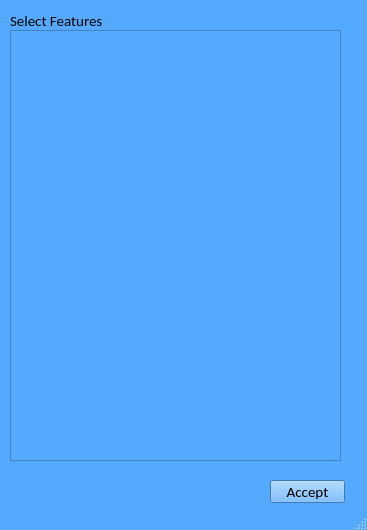
<?xml version="1.0" encoding="UTF-8"?>
<ui version="4.0">
 <class>MainWindow</class>
 <widget class="QMainWindow" name="MainWindow">
  <property name="geometry">
   <rect>
    <x>0</x>
    <y>0</y>
    <width>367</width>
    <height>530</height>
   </rect>
  </property>
  <property name="palette">
   <palette>
    <active>
     <colorrole role="WindowText">
      <brush brushstyle="SolidPattern">
       <color alpha="255">
        <red>0</red>
        <green>0</green>
        <blue>0</blue>
       </color>
      </brush>
     </colorrole>
     <colorrole role="Button">
      <brush brushstyle="SolidPattern">
       <color alpha="255">
        <red>85</red>
        <green>170</green>
        <blue>255</blue>
       </color>
      </brush>
     </colorrole>
     <colorrole role="Light">
      <brush brushstyle="SolidPattern">
       <color alpha="255">
        <red>213</red>
        <green>234</green>
        <blue>255</blue>
       </color>
      </brush>
     </colorrole>
     <colorrole role="Midlight">
      <brush brushstyle="SolidPattern">
       <color alpha="255">
        <red>149</red>
        <green>202</green>
        <blue>255</blue>
       </color>
      </brush>
     </colorrole>
     <colorrole role="Dark">
      <brush brushstyle="SolidPattern">
       <color alpha="255">
        <red>42</red>
        <green>85</green>
        <blue>127</blue>
       </color>
      </brush>
     </colorrole>
     <colorrole role="Mid">
      <brush brushstyle="SolidPattern">
       <color alpha="255">
        <red>56</red>
        <green>113</green>
        <blue>170</blue>
       </color>
      </brush>
     </colorrole>
     <colorrole role="Text">
      <brush brushstyle="SolidPattern">
       <color alpha="255">
        <red>0</red>
        <green>0</green>
        <blue>0</blue>
       </color>
      </brush>
     </colorrole>
     <colorrole role="BrightText">
      <brush brushstyle="SolidPattern">
       <color alpha="255">
        <red>255</red>
        <green>255</green>
        <blue>255</blue>
       </color>
      </brush>
     </colorrole>
     <colorrole role="ButtonText">
      <brush brushstyle="SolidPattern">
       <color alpha="255">
        <red>0</red>
        <green>0</green>
        <blue>0</blue>
       </color>
      </brush>
     </colorrole>
     <colorrole role="Base">
      <brush brushstyle="SolidPattern">
       <color alpha="255">
        <red>255</red>
        <green>255</green>
        <blue>255</blue>
       </color>
      </brush>
     </colorrole>
     <colorrole role="Window">
      <brush brushstyle="SolidPattern">
       <color alpha="255">
        <red>85</red>
        <green>170</green>
        <blue>255</blue>
       </color>
      </brush>
     </colorrole>
     <colorrole role="Shadow">
      <brush brushstyle="SolidPattern">
       <color alpha="255">
        <red>0</red>
        <green>0</green>
        <blue>0</blue>
       </color>
      </brush>
     </colorrole>
     <colorrole role="AlternateBase">
      <brush brushstyle="SolidPattern">
       <color alpha="255">
        <red>170</red>
        <green>212</green>
        <blue>255</blue>
       </color>
      </brush>
     </colorrole>
     <colorrole role="ToolTipBase">
      <brush brushstyle="SolidPattern">
       <color alpha="255">
        <red>255</red>
        <green>255</green>
        <blue>220</blue>
       </color>
      </brush>
     </colorrole>
     <colorrole role="ToolTipText">
      <brush brushstyle="SolidPattern">
       <color alpha="255">
        <red>0</red>
        <green>0</green>
        <blue>0</blue>
       </color>
      </brush>
     </colorrole>
    </active>
    <inactive>
     <colorrole role="WindowText">
      <brush brushstyle="SolidPattern">
       <color alpha="255">
        <red>0</red>
        <green>0</green>
        <blue>0</blue>
       </color>
      </brush>
     </colorrole>
     <colorrole role="Button">
      <brush brushstyle="SolidPattern">
       <color alpha="255">
        <red>85</red>
        <green>170</green>
        <blue>255</blue>
       </color>
      </brush>
     </colorrole>
     <colorrole role="Light">
      <brush brushstyle="SolidPattern">
       <color alpha="255">
        <red>213</red>
        <green>234</green>
        <blue>255</blue>
       </color>
      </brush>
     </colorrole>
     <colorrole role="Midlight">
      <brush brushstyle="SolidPattern">
       <color alpha="255">
        <red>149</red>
        <green>202</green>
        <blue>255</blue>
       </color>
      </brush>
     </colorrole>
     <colorrole role="Dark">
      <brush brushstyle="SolidPattern">
       <color alpha="255">
        <red>42</red>
        <green>85</green>
        <blue>127</blue>
       </color>
      </brush>
     </colorrole>
     <colorrole role="Mid">
      <brush brushstyle="SolidPattern">
       <color alpha="255">
        <red>56</red>
        <green>113</green>
        <blue>170</blue>
       </color>
      </brush>
     </colorrole>
     <colorrole role="Text">
      <brush brushstyle="SolidPattern">
       <color alpha="255">
        <red>0</red>
        <green>0</green>
        <blue>0</blue>
       </color>
      </brush>
     </colorrole>
     <colorrole role="BrightText">
      <brush brushstyle="SolidPattern">
       <color alpha="255">
        <red>255</red>
        <green>255</green>
        <blue>255</blue>
       </color>
      </brush>
     </colorrole>
     <colorrole role="ButtonText">
      <brush brushstyle="SolidPattern">
       <color alpha="255">
        <red>0</red>
        <green>0</green>
        <blue>0</blue>
       </color>
      </brush>
     </colorrole>
     <colorrole role="Base">
      <brush brushstyle="SolidPattern">
       <color alpha="255">
        <red>255</red>
        <green>255</green>
        <blue>255</blue>
       </color>
      </brush>
     </colorrole>
     <colorrole role="Window">
      <brush brushstyle="SolidPattern">
       <color alpha="255">
        <red>85</red>
        <green>170</green>
        <blue>255</blue>
       </color>
      </brush>
     </colorrole>
     <colorrole role="Shadow">
      <brush brushstyle="SolidPattern">
       <color alpha="255">
        <red>0</red>
        <green>0</green>
        <blue>0</blue>
       </color>
      </brush>
     </colorrole>
     <colorrole role="AlternateBase">
      <brush brushstyle="SolidPattern">
       <color alpha="255">
        <red>170</red>
        <green>212</green>
        <blue>255</blue>
       </color>
      </brush>
     </colorrole>
     <colorrole role="ToolTipBase">
      <brush brushstyle="SolidPattern">
       <color alpha="255">
        <red>255</red>
        <green>255</green>
        <blue>220</blue>
       </color>
      </brush>
     </colorrole>
     <colorrole role="ToolTipText">
      <brush brushstyle="SolidPattern">
       <color alpha="255">
        <red>0</red>
        <green>0</green>
        <blue>0</blue>
       </color>
      </brush>
     </colorrole>
    </inactive>
    <disabled>
     <colorrole role="WindowText">
      <brush brushstyle="SolidPattern">
       <color alpha="255">
        <red>42</red>
        <green>85</green>
        <blue>127</blue>
       </color>
      </brush>
     </colorrole>
     <colorrole role="Button">
      <brush brushstyle="SolidPattern">
       <color alpha="255">
        <red>85</red>
        <green>170</green>
        <blue>255</blue>
       </color>
      </brush>
     </colorrole>
     <colorrole role="Light">
      <brush brushstyle="SolidPattern">
       <color alpha="255">
        <red>213</red>
        <green>234</green>
        <blue>255</blue>
       </color>
      </brush>
     </colorrole>
     <colorrole role="Midlight">
      <brush brushstyle="SolidPattern">
       <color alpha="255">
        <red>149</red>
        <green>202</green>
        <blue>255</blue>
       </color>
      </brush>
     </colorrole>
     <colorrole role="Dark">
      <brush brushstyle="SolidPattern">
       <color alpha="255">
        <red>42</red>
        <green>85</green>
        <blue>127</blue>
       </color>
      </brush>
     </colorrole>
     <colorrole role="Mid">
      <brush brushstyle="SolidPattern">
       <color alpha="255">
        <red>56</red>
        <green>113</green>
        <blue>170</blue>
       </color>
      </brush>
     </colorrole>
     <colorrole role="Text">
      <brush brushstyle="SolidPattern">
       <color alpha="255">
        <red>42</red>
        <green>85</green>
        <blue>127</blue>
       </color>
      </brush>
     </colorrole>
     <colorrole role="BrightText">
      <brush brushstyle="SolidPattern">
       <color alpha="255">
        <red>255</red>
        <green>255</green>
        <blue>255</blue>
       </color>
      </brush>
     </colorrole>
     <colorrole role="ButtonText">
      <brush brushstyle="SolidPattern">
       <color alpha="255">
        <red>42</red>
        <green>85</green>
        <blue>127</blue>
       </color>
      </brush>
     </colorrole>
     <colorrole role="Base">
      <brush brushstyle="SolidPattern">
       <color alpha="255">
        <red>85</red>
        <green>170</green>
        <blue>255</blue>
       </color>
      </brush>
     </colorrole>
     <colorrole role="Window">
      <brush brushstyle="SolidPattern">
       <color alpha="255">
        <red>85</red>
        <green>170</green>
        <blue>255</blue>
       </color>
      </brush>
     </colorrole>
     <colorrole role="Shadow">
      <brush brushstyle="SolidPattern">
       <color alpha="255">
        <red>0</red>
        <green>0</green>
        <blue>0</blue>
       </color>
      </brush>
     </colorrole>
     <colorrole role="AlternateBase">
      <brush brushstyle="SolidPattern">
       <color alpha="255">
        <red>85</red>
        <green>170</green>
        <blue>255</blue>
       </color>
      </brush>
     </colorrole>
     <colorrole role="ToolTipBase">
      <brush brushstyle="SolidPattern">
       <color alpha="255">
        <red>255</red>
        <green>255</green>
        <blue>220</blue>
       </color>
      </brush>
     </colorrole>
     <colorrole role="ToolTipText">
      <brush brushstyle="SolidPattern">
       <color alpha="255">
        <red>0</red>
        <green>0</green>
        <blue>0</blue>
       </color>
      </brush>
     </colorrole>
    </disabled>
   </palette>
  </property>
  <property name="font">
   <font>
    <family>Calibri</family>
    <pointsize>11</pointsize>
   </font>
  </property>
  <property name="windowTitle">
   <string>MainWindow</string>
  </property>
  <widget class="QWidget" name="centralwidget">
   <widget class="QGroupBox" name="features">
    <property name="geometry">
     <rect>
      <x>10</x>
      <y>10</y>
      <width>331</width>
      <height>451</height>
     </rect>
    </property>
    <property name="palette">
     <palette>
      <active>
       <colorrole role="WindowText">
        <brush brushstyle="SolidPattern">
         <color alpha="255">
          <red>0</red>
          <green>0</green>
          <blue>0</blue>
         </color>
        </brush>
       </colorrole>
       <colorrole role="Button">
        <brush brushstyle="SolidPattern">
         <color alpha="255">
          <red>85</red>
          <green>170</green>
          <blue>255</blue>
         </color>
        </brush>
       </colorrole>
       <colorrole role="Light">
        <brush brushstyle="SolidPattern">
         <color alpha="255">
          <red>213</red>
          <green>234</green>
          <blue>255</blue>
         </color>
        </brush>
       </colorrole>
       <colorrole role="Midlight">
        <brush brushstyle="SolidPattern">
         <color alpha="255">
          <red>149</red>
          <green>202</green>
          <blue>255</blue>
         </color>
        </brush>
       </colorrole>
       <colorrole role="Dark">
        <brush brushstyle="SolidPattern">
         <color alpha="255">
          <red>42</red>
          <green>85</green>
          <blue>127</blue>
         </color>
        </brush>
       </colorrole>
       <colorrole role="Mid">
        <brush brushstyle="SolidPattern">
         <color alpha="255">
          <red>56</red>
          <green>113</green>
          <blue>170</blue>
         </color>
        </brush>
       </colorrole>
       <colorrole role="Text">
        <brush brushstyle="SolidPattern">
         <color alpha="255">
          <red>0</red>
          <green>0</green>
          <blue>0</blue>
         </color>
        </brush>
       </colorrole>
       <colorrole role="BrightText">
        <brush brushstyle="SolidPattern">
         <color alpha="255">
          <red>255</red>
          <green>255</green>
          <blue>255</blue>
         </color>
        </brush>
       </colorrole>
       <colorrole role="ButtonText">
        <brush brushstyle="SolidPattern">
         <color alpha="255">
          <red>0</red>
          <green>0</green>
          <blue>0</blue>
         </color>
        </brush>
       </colorrole>
       <colorrole role="Base">
        <brush brushstyle="SolidPattern">
         <color alpha="255">
          <red>255</red>
          <green>255</green>
          <blue>255</blue>
         </color>
        </brush>
       </colorrole>
       <colorrole role="Window">
        <brush brushstyle="SolidPattern">
         <color alpha="255">
          <red>85</red>
          <green>170</green>
          <blue>255</blue>
         </color>
        </brush>
       </colorrole>
       <colorrole role="Shadow">
        <brush brushstyle="SolidPattern">
         <color alpha="255">
          <red>0</red>
          <green>0</green>
          <blue>0</blue>
         </color>
        </brush>
       </colorrole>
       <colorrole role="AlternateBase">
        <brush brushstyle="SolidPattern">
         <color alpha="255">
          <red>170</red>
          <green>212</green>
          <blue>255</blue>
         </color>
        </brush>
       </colorrole>
       <colorrole role="ToolTipBase">
        <brush brushstyle="SolidPattern">
         <color alpha="255">
          <red>255</red>
          <green>255</green>
          <blue>220</blue>
         </color>
        </brush>
       </colorrole>
       <colorrole role="ToolTipText">
        <brush brushstyle="SolidPattern">
         <color alpha="255">
          <red>0</red>
          <green>0</green>
          <blue>0</blue>
         </color>
        </brush>
       </colorrole>
      </active>
      <inactive>
       <colorrole role="WindowText">
        <brush brushstyle="SolidPattern">
         <color alpha="255">
          <red>0</red>
          <green>0</green>
          <blue>0</blue>
         </color>
        </brush>
       </colorrole>
       <colorrole role="Button">
        <brush brushstyle="SolidPattern">
         <color alpha="255">
          <red>85</red>
          <green>170</green>
          <blue>255</blue>
         </color>
        </brush>
       </colorrole>
       <colorrole role="Light">
        <brush brushstyle="SolidPattern">
         <color alpha="255">
          <red>213</red>
          <green>234</green>
          <blue>255</blue>
         </color>
        </brush>
       </colorrole>
       <colorrole role="Midlight">
        <brush brushstyle="SolidPattern">
         <color alpha="255">
          <red>149</red>
          <green>202</green>
          <blue>255</blue>
         </color>
        </brush>
       </colorrole>
       <colorrole role="Dark">
        <brush brushstyle="SolidPattern">
         <color alpha="255">
          <red>42</red>
          <green>85</green>
          <blue>127</blue>
         </color>
        </brush>
       </colorrole>
       <colorrole role="Mid">
        <brush brushstyle="SolidPattern">
         <color alpha="255">
          <red>56</red>
          <green>113</green>
          <blue>170</blue>
         </color>
        </brush>
       </colorrole>
       <colorrole role="Text">
        <brush brushstyle="SolidPattern">
         <color alpha="255">
          <red>0</red>
          <green>0</green>
          <blue>0</blue>
         </color>
        </brush>
       </colorrole>
       <colorrole role="BrightText">
        <brush brushstyle="SolidPattern">
         <color alpha="255">
          <red>255</red>
          <green>255</green>
          <blue>255</blue>
         </color>
        </brush>
       </colorrole>
       <colorrole role="ButtonText">
        <brush brushstyle="SolidPattern">
         <color alpha="255">
          <red>0</red>
          <green>0</green>
          <blue>0</blue>
         </color>
        </brush>
       </colorrole>
       <colorrole role="Base">
        <brush brushstyle="SolidPattern">
         <color alpha="255">
          <red>255</red>
          <green>255</green>
          <blue>255</blue>
         </color>
        </brush>
       </colorrole>
       <colorrole role="Window">
        <brush brushstyle="SolidPattern">
         <color alpha="255">
          <red>85</red>
          <green>170</green>
          <blue>255</blue>
         </color>
        </brush>
       </colorrole>
       <colorrole role="Shadow">
        <brush brushstyle="SolidPattern">
         <color alpha="255">
          <red>0</red>
          <green>0</green>
          <blue>0</blue>
         </color>
        </brush>
       </colorrole>
       <colorrole role="AlternateBase">
        <brush brushstyle="SolidPattern">
         <color alpha="255">
          <red>170</red>
          <green>212</green>
          <blue>255</blue>
         </color>
        </brush>
       </colorrole>
       <colorrole role="ToolTipBase">
        <brush brushstyle="SolidPattern">
         <color alpha="255">
          <red>255</red>
          <green>255</green>
          <blue>220</blue>
         </color>
        </brush>
       </colorrole>
       <colorrole role="ToolTipText">
        <brush brushstyle="SolidPattern">
         <color alpha="255">
          <red>0</red>
          <green>0</green>
          <blue>0</blue>
         </color>
        </brush>
       </colorrole>
      </inactive>
      <disabled>
       <colorrole role="WindowText">
        <brush brushstyle="SolidPattern">
         <color alpha="255">
          <red>42</red>
          <green>85</green>
          <blue>127</blue>
         </color>
        </brush>
       </colorrole>
       <colorrole role="Button">
        <brush brushstyle="SolidPattern">
         <color alpha="255">
          <red>85</red>
          <green>170</green>
          <blue>255</blue>
         </color>
        </brush>
       </colorrole>
       <colorrole role="Light">
        <brush brushstyle="SolidPattern">
         <color alpha="255">
          <red>213</red>
          <green>234</green>
          <blue>255</blue>
         </color>
        </brush>
       </colorrole>
       <colorrole role="Midlight">
        <brush brushstyle="SolidPattern">
         <color alpha="255">
          <red>149</red>
          <green>202</green>
          <blue>255</blue>
         </color>
        </brush>
       </colorrole>
       <colorrole role="Dark">
        <brush brushstyle="SolidPattern">
         <color alpha="255">
          <red>42</red>
          <green>85</green>
          <blue>127</blue>
         </color>
        </brush>
       </colorrole>
       <colorrole role="Mid">
        <brush brushstyle="SolidPattern">
         <color alpha="255">
          <red>56</red>
          <green>113</green>
          <blue>170</blue>
         </color>
        </brush>
       </colorrole>
       <colorrole role="Text">
        <brush brushstyle="SolidPattern">
         <color alpha="255">
          <red>42</red>
          <green>85</green>
          <blue>127</blue>
         </color>
        </brush>
       </colorrole>
       <colorrole role="BrightText">
        <brush brushstyle="SolidPattern">
         <color alpha="255">
          <red>255</red>
          <green>255</green>
          <blue>255</blue>
         </color>
        </brush>
       </colorrole>
       <colorrole role="ButtonText">
        <brush brushstyle="SolidPattern">
         <color alpha="255">
          <red>42</red>
          <green>85</green>
          <blue>127</blue>
         </color>
        </brush>
       </colorrole>
       <colorrole role="Base">
        <brush brushstyle="SolidPattern">
         <color alpha="255">
          <red>85</red>
          <green>170</green>
          <blue>255</blue>
         </color>
        </brush>
       </colorrole>
       <colorrole role="Window">
        <brush brushstyle="SolidPattern">
         <color alpha="255">
          <red>85</red>
          <green>170</green>
          <blue>255</blue>
         </color>
        </brush>
       </colorrole>
       <colorrole role="Shadow">
        <brush brushstyle="SolidPattern">
         <color alpha="255">
          <red>0</red>
          <green>0</green>
          <blue>0</blue>
         </color>
        </brush>
       </colorrole>
       <colorrole role="AlternateBase">
        <brush brushstyle="SolidPattern">
         <color alpha="255">
          <red>85</red>
          <green>170</green>
          <blue>255</blue>
         </color>
        </brush>
       </colorrole>
       <colorrole role="ToolTipBase">
        <brush brushstyle="SolidPattern">
         <color alpha="255">
          <red>255</red>
          <green>255</green>
          <blue>220</blue>
         </color>
        </brush>
       </colorrole>
       <colorrole role="ToolTipText">
        <brush brushstyle="SolidPattern">
         <color alpha="255">
          <red>0</red>
          <green>0</green>
          <blue>0</blue>
         </color>
        </brush>
       </colorrole>
      </disabled>
     </palette>
    </property>
    <property name="title">
     <string>Select Features</string>
    </property>
    <widget class="QScrollArea" name="scrol">
     <property name="geometry">
      <rect>
       <x>0</x>
       <y>20</y>
       <width>331</width>
       <height>431</height>
      </rect>
     </property>
     <property name="widgetResizable">
      <bool>true</bool>
     </property>
     <widget class="QWidget" name="scrollAreaWidgetContents">
      <property name="geometry">
       <rect>
        <x>0</x>
        <y>0</y>
        <width>329</width>
        <height>429</height>
       </rect>
      </property>
     </widget>
    </widget>
   </widget>
   <widget class="QPushButton" name="accept">
    <property name="geometry">
     <rect>
      <x>270</x>
      <y>480</y>
      <width>75</width>
      <height>23</height>
     </rect>
    </property>
    <property name="text">
     <string>Accept</string>
    </property>
   </widget>
   <zorder>features</zorder>
   <zorder>scrol</zorder>
   <zorder>accept</zorder>
  </widget>
  <widget class="QMenuBar" name="menubar">
   <property name="geometry">
    <rect>
     <x>0</x>
     <y>0</y>
     <width>367</width>
     <height>21</height>
    </rect>
   </property>
  </widget>
  <widget class="QStatusBar" name="statusbar"/>
 </widget>
 <resources/>
 <connections/>
</ui>
